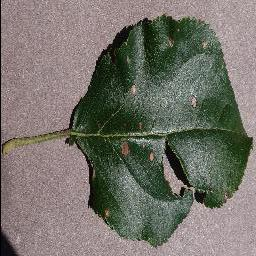
#> input picture ai/dataset/train/Apple___Black_rot/4b8b1d59-9aec-4b99-8be8-b61edcccb660___JR_FrgE.S 8659_270deg.JPG, 256 x 256 px, found by its file name; the run also reads 1 picture not shown here
$ jupyter execute 01_data_exploration.ipynb
#> lines starting #> are read from the running program, lines starting #| are printed output that depends on the picture
#> pass 3 of the loop `for item in os.listdir(TRAIN_DIR):`:
#> pass 3 of the loop `for item in os.listdir(TRAIN_DIR):`:
#> pass 3 of the loop `for cls in classes:`:
# Plant Disease Detection
# Data Exploration Notebook

[cell 1]
import os
import cv2
import numpy as np
import pandas as pd
import matplotlib.pyplot as plt
import seaborn as sns

from PIL import Image
from collections import Counter

[cell 2]
TRAIN_DIR = "../dataset/train"
VALID_DIR = "../dataset/valid"

[cell 3]
import os

classes = []

for item in os.listdir(TRAIN_DIR):

    full_path = os.path.join(TRAIN_DIR, item)

    if os.path.isdir(full_path):
        classes.append(item)

classes = sorted(classes)

print(f"Total Classes: {len(classes)}")

[cell 4]
for item in os.listdir(TRAIN_DIR):
    print(item)

[cell 5]
class_counts = {}

for cls in classes:
    class_path = os.path.join(TRAIN_DIR, cls)

    class_counts[cls] = len(
        os.listdir(class_path)
    )

df = pd.DataFrame(
    class_counts.items(),
    columns=["Class", "Count"]
)

df.head()

[cell 6]
plt.figure(figsize=(15,8))

sns.barplot(
    data=df,
    x="Count",
    y="Class"
)

plt.title("Images per Class")
plt.show()
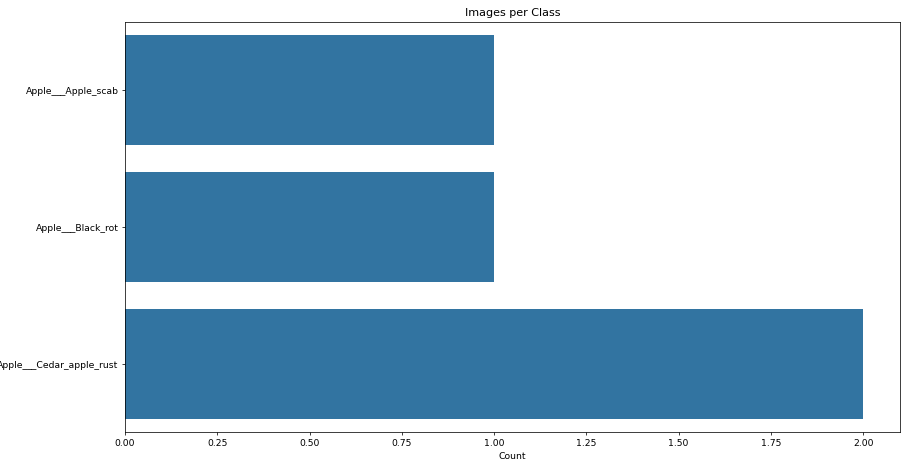
#> figure drawn by matplotlib, 1 panel; tallest bar 0.8 high, from x = 0 to 1

[cell 7]
print("Total Classes:", len(classes))

print(
    "Total Training Images:",
    df["Count"].sum()
)

[cell 8]
import random

plt.figure(figsize=(15,10))

for i in range(9):

    cls = random.choice(classes)

    img_name = random.choice(
        os.listdir(
            os.path.join(TRAIN_DIR, cls)
        )
    )

    img_path = os.path.join(
        TRAIN_DIR,
        cls,
        img_name
    )

    img = Image.open(img_path)
#> img is the input picture: PIL image 256x256 RGB; mean R, G, B 116.7, 114.2, 106.1
#> pass 3 of the loop `for i in range(9):`:
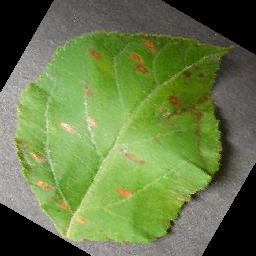
#> input picture ai/dataset/train/Apple___Cedar_apple_rust/6a858b72-4061-4fa1-a83d-04d83f83ad77___FREC_C.Rust 4281_new30degFlipLR.JPG, 256 x 256 px, found by its file name
#> img is the input picture: PIL image 256x256 RGB; mean R, G, B 102.8, 122.1, 71.1
#> the loop made 9 passes; the first 3 are shown

    plt.subplot(3,3,i+1)
    plt.imshow(img)
    plt.title(cls)
    plt.axis("off")

plt.tight_layout()
plt.show()
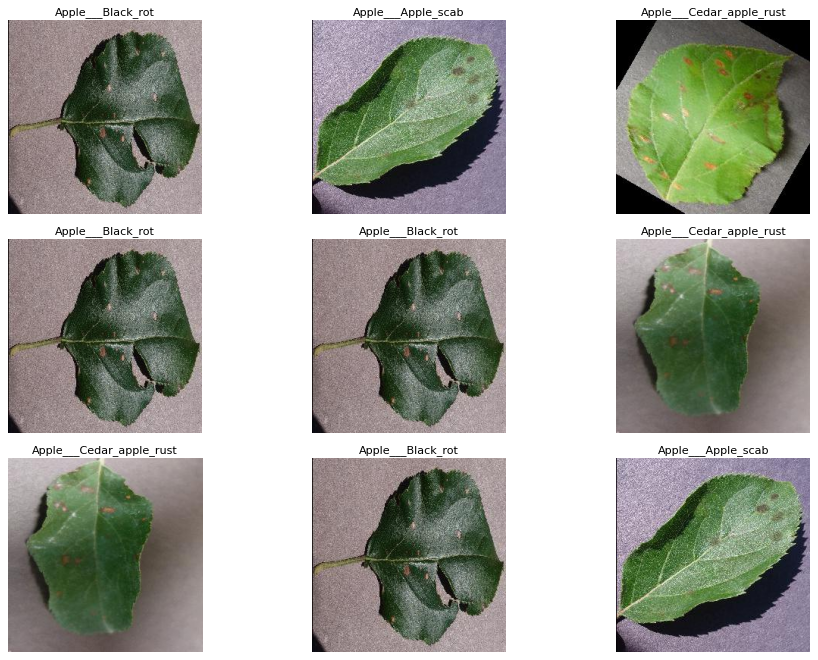
#> figure drawn by matplotlib, 9 panels
#> pass 3 of the loop `for cls in classes:`:
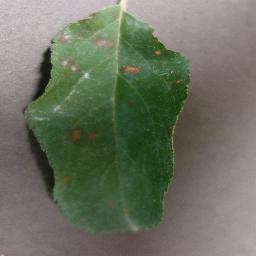
#> input picture ai/dataset/train/Apple___Cedar_apple_rust/5c2677da-56e7-47bc-bc21-31a1db9ff5bf___FREC_C.Rust 9799_180deg.JPG, 256 x 256 px, found by its file name
#> img is the input picture: PIL image 256x256 RGB; mean R, G, B 108.2, 112.7, 96.7

[cell 9]
widths = []
heights = []

for cls in classes:

    class_path = os.path.join(
        TRAIN_DIR,
        cls
    )

    images = os.listdir(class_path)

    for image in images[:50]:

        path = os.path.join(
            class_path,
            image
        )

        img = Image.open(path)

        widths.append(img.size[0])
        heights.append(img.size[1])

[cell 10]
plt.figure(figsize=(12,5))

plt.subplot(1,2,1)
plt.hist(widths)
plt.title("Width Distribution")

plt.subplot(1,2,2)
plt.hist(heights)
plt.title("Height Distribution")

plt.show()
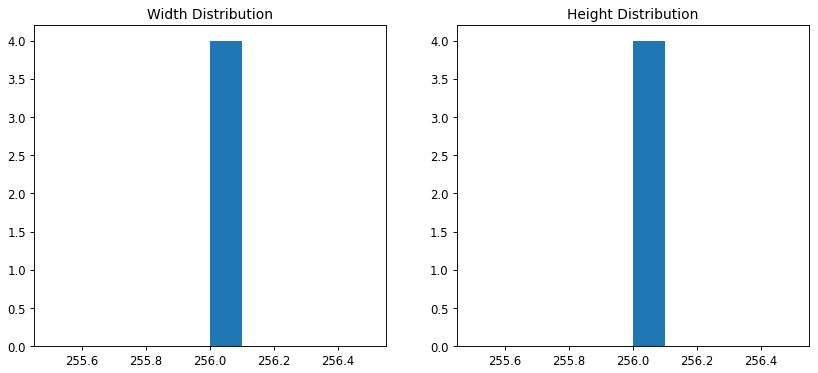
#> figure drawn by matplotlib, 2 panels; panel 1: tallest bar 4 high, from x = 256 to 256.1; panel 2: tallest bar 4 high, from x = 256 to 256.1
#> pass 3 of the loop `for cls in classes:`:

[cell 11]
corrupted = []

for cls in classes:

    class_path = os.path.join(
        TRAIN_DIR,
        cls
    )

    for img_name in os.listdir(class_path):

        try:

            path = os.path.join(
                class_path,
                img_name
            )

            img = Image.open(path)

            img.verify()

        except:

            corrupted.append(path)

print(
    "Corrupted Images:",
    len(corrupted)
)

[cell 12]
healthy = 0
#> healthy = 0
#> pass 3 of the loop `for cls in classes:`:
diseased = 0

for cls in classes:

    count = len(
        os.listdir(
            os.path.join(
                TRAIN_DIR,
                cls
            )
        )
    )

    if "healthy" in cls.lower():
        healthy += count
    else:
        diseased += count

print("Healthy:", healthy)
#| Healthy: 0
print("Diseased:", diseased)

[cell 13]
plt.pie(
    [healthy,diseased],
    labels=[
        "Healthy",
        "Diseased"
    ],
    autopct="%1.1f%%"
)

plt.title(
    "Healthy vs Diseased"
)

plt.show()
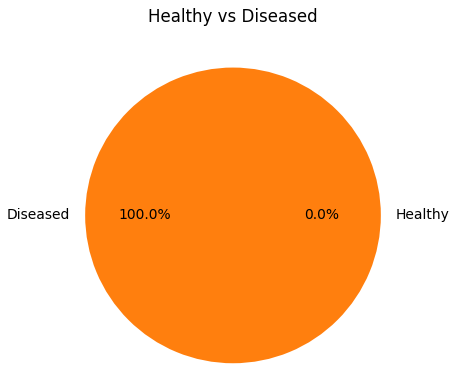
#> figure drawn by matplotlib, 1 panel

[cell 14]
plants = []

for cls in classes:

    plant = cls.split("___")[0]

    plants.append(plant)

species_count = Counter(plants)

species_count

[cell 15]
species_df = pd.DataFrame(
    species_count.items(),
    columns=[
        "Plant",
        "Disease Classes"
    ]
)

species_df

[cell 16]
plt.figure(figsize=(12,6))

sns.barplot(
    data=species_df,
    x="Plant",
    y="Disease Classes"
)

plt.xticks(rotation=90)

plt.show()
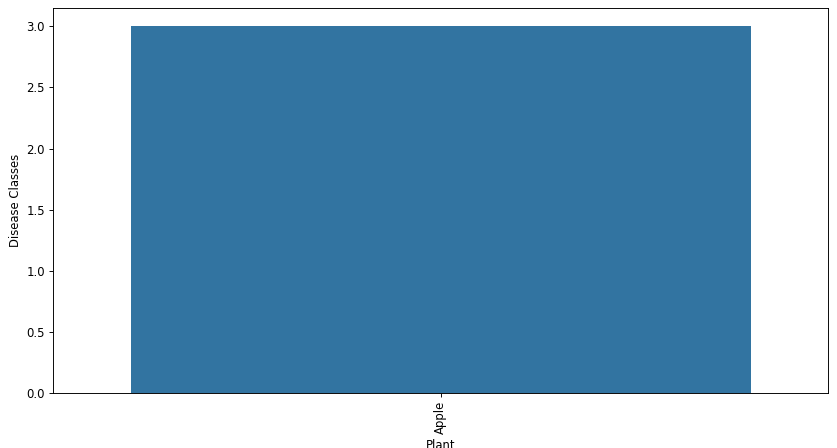
#> figure drawn by matplotlib, 1 panel
